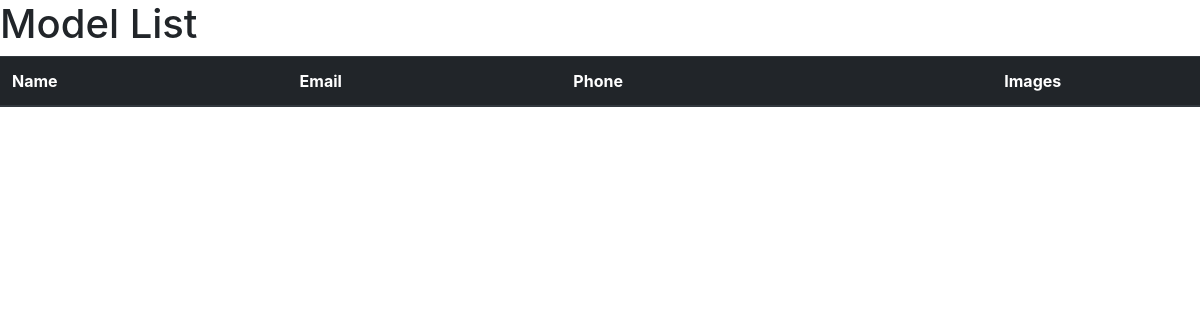
The page /models on the database as committed earlier.
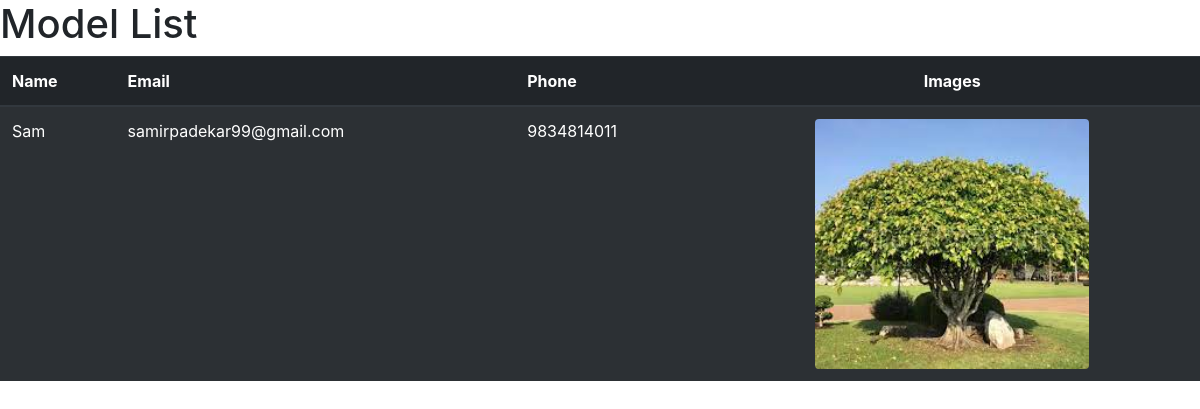
The same page on the database as committed later.
### loginApp/models.py (models this page shows, shortened)
class MyModel(models.Model):
    name = models.CharField(max_length=255)
    email = models.EmailField()
    phone = models.BigIntegerField()
    image = models.ImageField(upload_to='images/', null=True, blank=True)

### loginApp/views.py (the view)
# urls.py: path('models', views.model_list, name='model_list'),
def model_list(request):
    models = MyModel.objects.all()
    return render(request, 'loginApp/model_list.html', {'models': models})

### templates/loginApp/model_list.html (shortened to what this page needs)
<!DOCTYPE html>
{% load static %}
<html lang="en">
  <head>
    <link rel="stylesheet" href="https://cdn.jsdelivr.net/npm/bootstrap@4.0.0/dist/css/bootstrap.min.css">
  </head>
  <body>
    <h1>Model List</h1>
    <table class="table table-striped table-dark">
      <thead>
          <tr>
            <th>Name</th>
            <th>Email</th>
            <th>Phone</th>
            <th colspan="2" class="text-center">Images</th>
          </tr>
      </thead>
      <tbody>
        {% for model in models %}
          <tr>
            <div class="text-center">
            <td>{{ model.name }}</td>
            <td>{{ model.email }}</td>
            <td>{{ model.phone }}</td>
              <div class="text-center">
            <td><img src="{{ model.image }}" alt="{{ model.name }}" height="250" class="rounded mx-auto d-block"></td>
              </div>
            </div>
          </tr>
        {% endfor %}
      </tbody>
    </table>
  </body>
</html>

Rows that differ between the two databases and show on the page:
added MyModel: name "Sam", email "samirpadekar99@gmail.com", phone "9834814011", image (picture)
